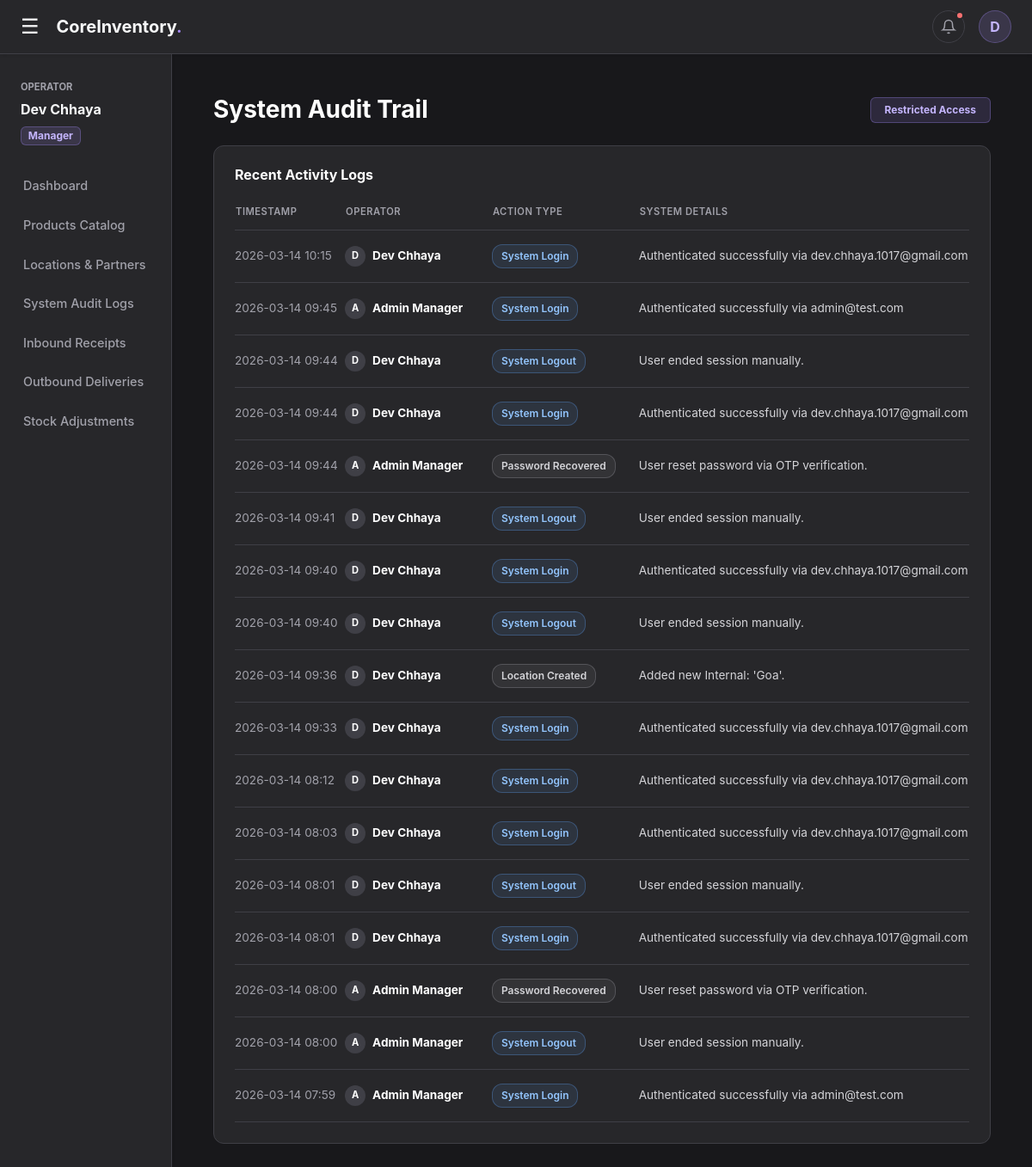
Screenshot of /audit (signed in) with the database file from the repository.
### app.py (models this page shows)
class User(db.Model):
    __tablename__ = 'users'
    id = db.Column(db.Integer, primary_key=True)
    username = db.Column(db.String(50), unique=True, nullable=False)
    email = db.Column(db.String(100), unique=True, nullable=False)
    password_hash = db.Column(db.String(255), nullable=False)
    role = db.Column(db.String(20), nullable=False, default='Manager')
    address = db.Column(db.Text, nullable=True)
    preferred_payment = db.Column(db.String(20), nullable=True, default='UPI')
    reset_otp = db.Column(db.String(6), nullable=True)
    otp_expiry = db.Column(db.DateTime, nullable=True)

class AuditLog(db.Model):
    __tablename__ = 'audit_logs'
    id = db.Column(db.Integer, primary_key=True)
    user_id = db.Column(db.Integer, db.ForeignKey('users.id'))
    action = db.Column(db.String(100), nullable=False)
    details = db.Column(db.Text, nullable=True)
    timestamp = db.Column(db.DateTime, default=datetime.utcnow)
    user = db.relationship('User', backref='logs')

### app.py (the view)
@app.route('/audit')
@login_required
@role_required('Manager')
def audit_logs():
    logs = AuditLog.query.order_by(AuditLog.timestamp.desc()).limit(100).all()
    return render_template('audit.html', logs=logs)

### app.py (called while the page is built)
@app.context_processor
def inject_global_data():
    if 'user_id' in session:
        nav_pending = InventoryOperation.query.filter(InventoryOperation.status != 'Done').order_by(InventoryOperation.created_at.desc()).limit(4).all()
        nav_completed = InventoryOperation.query.filter_by(status='Done').order_by(InventoryOperation.created_at.desc()).limit(4).all()
        return dict(nav_pending=nav_pending, nav_completed=nav_completed)
    return dict()

def login_required(f):
    @wraps(f)
    def decorated_function(*args, **kwargs):
        if 'user_id' not in session: return redirect(url_for('login'))
        user = User.query.get(session['user_id'])
        if not user:
            session.clear()
            return redirect(url_for('login'))
        return f(*args, **kwargs)
    return decorated_function

def role_required(allowed_role):
    def decorator(f):
        @wraps(f)
        def decorated_function(*args, **kwargs):
            if session.get('user_role') != allowed_role:
                flash(f'Access Denied: Requires {allowed_role} clearance.', 'danger')
                return redirect(url_for('dashboard'))
            return f(*args, **kwargs)
        return decorated_function
    return decorator

### templates/audit.html (shortened to what this page needs)
{% extends "base.html" %}
{% block content %}
<div class="d-flex justify-content-between align-items-center mb-4">
    <h1 class="h3 text-white fw-bold mb-0">System Audit Trail</h1>
    <span class="badge" style="background: rgba(167, 139, 250, 0.15); color: #C4B5FD; border: 1px solid rgba(167, 139, 250, 0.3); padding: 8px 16px;">Restricted Access</span>
</div>
<div class="panel-card">
    <h6 class="text-white fw-bold mb-4">Recent Activity Logs</h6>
    <div class="table-responsive">
        <table class="custom-table">
            <thead>
                <tr>
                    <th width="15%">Timestamp</th>
                    <th width="20%">Operator</th>
                    <th width="20%">Action Type</th>
                    <th width="45%">System Details</th>
                </tr>
            </thead>
            <tbody>
                {% for log in logs %}
                <tr>
                    <td style="color: #A1A1AA;">{{ log.timestamp.strftime('%Y-%m-%d %H:%M') }}</td>
                    <td class="fw-bold text-white">
                        <div class="d-flex align-items-center">
                            <div style="width: 24px; height: 24px; border-radius: 50%; background: #3F3F46; color: white; display: flex; align-items: center; justify-content: center; font-size: 0.7rem; margin-right: 8px;">
                                {{ log.user.username[0] | upper }}
                            </div>
                            {{ log.user.username }}
                        </div>
                    </td>
                    <td>
                        {% if 'Login' in log.action or 'Logout' in log.action %}
                            <span class="tag tag-login">{{ log.action }}</span>
                        {% elif 'Product' in log.action %}
                            <span class="tag tag-product">{{ log.action }}</span>
                        {% elif 'Receipt' in log.action %}
                            <span class="tag tag-receipt">{{ log.action }}</span>
                        {% elif 'Delivery' in log.action %}
                            <span class="tag tag-delivery">{{ log.action }}</span>
                        {% elif 'Adjust' in log.action %}
                            <span class="tag tag-adjust">{{ log.action }}</span>
                        {% else %}
                            <span class="tag tag-general">{{ log.action }}</span>
                        {% endif %}
                    </td>
                    <td style="color: #D4D4D8;">{{ log.details }}</td>
                </tr>
                {% else %}
                <tr>
                    <td colspan="4" class="text-center text-muted py-5">No logs recorded yet.</td>
                </tr>
                {% endfor %}
            </tbody>
        </table>
    </div>
</div>
{% endblock %}

### templates/base.html (shortened to what this page needs)
<!DOCTYPE html>
<html lang="en">
<head>
    <link href="https://cdn.jsdelivr.net/npm/bootstrap@5.3.0/dist/css/bootstrap.min.css" rel="stylesheet">
</head>
<body>
    <div class="top-navbar sticky-top shadow-sm">
        <div class="d-flex align-items-center">
            <button class="burger-icon" id="sidebarToggle">&#9776;</button>
            <h5 class="mb-0 fw-bold text-light">CoreInventory<span style="color: var(--accent-light)">.</span></h5>
        </div>
        <div class="d-flex align-items-center">
            <div class="dropdown me-3">
                <button class="nav-icon-btn" type="button" data-bs-toggle="dropdown" aria-expanded="false">
                    <svg width="18" height="18" viewBox="0 0 24 24" fill="none" stroke="currentColor" stroke-width="2"><path d="M18 8A6 6 0 0 0 6 8c0 7-3 9-3 9h18s-3-2-3-9"></path><path d="M13.73 21a2 2 0 0 1-3.46 0"></path></svg>
                    {% if nav_pending|length > 0 %}
                        <span class="notification-dot"></span>
                    {% endif %}
                </button>
            </div>
            <div class="dropdown">
                <button class="profile-btn" type="button" data-bs-toggle="dropdown" aria-expanded="false">
                    {{ session.get('user_name', 'U')[0] | upper }}
                </button>
            </div>
        </div>
    </div>
    <div class="container-fluid position-relative">
        <div class="row flex-nowrap">
            <nav id="sidebar" class="col-auto col-md-3 col-lg-2 px-0 sidebar-menu shadow-sm">
                <div class="px-4 mb-4">
                    <small class="text-uppercase fw-bold" style="color: var(--text-muted); font-size: 0.7rem;">Operator</small>
                    <div class="text-light mt-1 fw-bold">{{ session.get('user_name', 'System User') }}</div>
                    <span class="badge mt-2" style="background: rgba(167, 139, 250, 0.15); color: #C4B5FD; border: 1px solid rgba(167, 139, 250, 0.3);">{{ session.get('user_role', 'Guest') }}</span>
                </div>
                <a href="/dashboard">Dashboard</a>
                {% if session.get('user_role') == 'Manager' %}
                    <a href="/products">Products Catalog</a>
                    <a href="/locations">Locations & Partners</a>
                    <a href="/audit">System Audit Logs</a>
                {% endif %}
                <a href="/receipts">Inbound Receipts</a>
                <a href="/deliveries">Outbound Deliveries</a>
                <a href="/adjustments">Stock Adjustments</a>
            </nav>
            <main class="col px-md-5 py-5">
                {% block content %}{% endblock %}
            </main>
        </div>
    </div>
</body>
</html>

### templates/base.html (style rules this page uses)
:root { --bg-dark: #18181B; --surface-dark: #27272A; --border-dark: #3F3F46; --text-primary: #F4F4F5; --text-muted: #A1A1AA; --accent-light: #A78BFA; }
body { background-color: var(--bg-dark); color: var(--text-primary); overflow-x: hidden; font-family: 'Inter', system-ui, sans-serif; }
.top-navbar { background-color: var(--surface-dark); border-bottom: 1px solid var(--border-dark); padding: 12px 24px; display: flex; align-items: center; justify-content: space-between; }
.burger-icon { font-size: 1.5rem; cursor: pointer; margin-right: 20px; border: none; background: none; color: var(--text-primary); padding: 0; transition: color 0.2s; }
.nav-icon-btn { background: transparent; border: 1px solid var(--border-dark); color: var(--text-muted); border-radius: 50%; width: 38px; height: 38px; display: flex; align-items: center; justify-content: center; transition: all 0.2s; position: relative; }
.notification-dot { position: absolute; top: 0px; right: 0px; width: 10px; height: 10px; background-color: #F87171; border-radius: 50%; border: 2px solid var(--surface-dark); }
.profile-btn { background: rgba(167, 139, 250, 0.15); color: #C4B5FD; border: 1px solid rgba(167, 139, 250, 0.3); border-radius: 50%; width: 38px; height: 38px; font-weight: bold; display: flex; align-items: center; justify-content: center; text-decoration: none; cursor: pointer; }
.sidebar-menu { min-height: calc(100vh - 63px); background-color: var(--surface-dark); border-right: 1px solid var(--border-dark); padding-top: 24px; transition: all 0.2s ease-in-out; }
.sidebar-menu a { color: var(--text-muted); text-decoration: none; padding: 12px 24px; display: block; font-weight: 500; font-size: 0.9rem; transition: all 0.2s; border-left: 3px solid transparent; }

### templates/audit.html (style rules this page uses)
.panel-card { background-color: #27272A; border: 1px solid #3F3F46; border-radius: 12px; padding: 24px; }
.custom-table { width: 100%; color: #F4F4F5; font-size: 0.85rem; }
.custom-table th { color: #A1A1AA; text-transform: uppercase; font-size: 0.7rem; letter-spacing: 0.5px; border-bottom: 1px solid #3F3F46; padding-bottom: 12px; font-weight: 600; }
.custom-table td { padding: 16px 0; border-bottom: 1px solid #3F3F46; vertical-align: middle; }
.tag { padding: 4px 10px; border-radius: 12px; font-size: 0.75rem; font-weight: 600; display: inline-block; }
.tag-login { background: rgba(96, 165, 250, 0.1); border: 1px solid rgba(96, 165, 250, 0.3); color: #93C5FD; }
.tag-general { background: rgba(161, 161, 170, 0.1); border: 1px solid rgba(161, 161, 170, 0.3); color: #D4D4D8; }

### rows the page displays
User: get "Dev Chhaya"
AuditLog: timestamp "2026-03-14 10:15", user "D", user.username "Dev Chhaya", action "System Login", details "Authenticated successfully via dev.chhaya.1017@gmail.com"
AuditLog: timestamp "2026-03-14 09:45", user "A", user.username "Admin Manager", action "System Login", details "Authenticated successfully via admin@test.com"
AuditLog: timestamp "2026-03-14 09:44", user "D", user.username "Dev Chhaya", action "System Logout", details "User ended session manually."
AuditLog: timestamp "2026-03-14 09:44", user "D", user.username "Dev Chhaya", action "System Login", details "Authenticated successfully via dev.chhaya.1017@gmail.com"
AuditLog: timestamp "2026-03-14 09:44", user "A", user.username "Admin Manager", action "Password Recovered", details "User reset password via OTP verification."
AuditLog: timestamp "2026-03-14 09:41", user "D", user.username "Dev Chhaya", action "System Logout", details "User ended session manually."
AuditLog: timestamp "2026-03-14 09:40", user "D", user.username "Dev Chhaya", action "System Login", details "Authenticated successfully via dev.chhaya.1017@gmail.com"
AuditLog: timestamp "2026-03-14 09:40", user "D", user.username "Dev Chhaya", action "System Logout", details "User ended session manually."
AuditLog: timestamp "2026-03-14 09:36", user "D", user.username "Dev Chhaya", action "Location Created", details "Added new Internal: 'Goa'."
AuditLog: timestamp "2026-03-14 09:33", user "D", user.username "Dev Chhaya", action "System Login", details "Authenticated successfully via dev.chhaya.1017@gmail.com"
AuditLog: timestamp "2026-03-14 08:12", user "D", user.username "Dev Chhaya", action "System Login", details "Authenticated successfully via dev.chhaya.1017@gmail.com"
AuditLog: timestamp "2026-03-14 08:03", user "D", user.username "Dev Chhaya", action "System Login", details "Authenticated successfully via dev.chhaya.1017@gmail.com"
AuditLog: timestamp "2026-03-14 08:01", user "D", user.username "Dev Chhaya", action "System Logout", details "User ended session manually."
AuditLog: timestamp "2026-03-14 08:01", user "D", user.username "Dev Chhaya", action "System Login", details "Authenticated successfully via dev.chhaya.1017@gmail.com"
AuditLog: timestamp "2026-03-14 08:00", user "A", user.username "Admin Manager", action "Password Recovered", details "User reset password via OTP verification."
AuditLog: timestamp "2026-03-14 08:00", user "A", user.username "Admin Manager", action "System Logout", details "User ended session manually."
AuditLog: timestamp "2026-03-14 07:59", user "A", user.username "Admin Manager", action "System Login", details "Authenticated successfully via admin@test.com"

### other values shown
{{ session.get('user_name', 'U')[0] | upper }} "D"
{{ session.get('user_role', 'Guest') }} "Manager"
